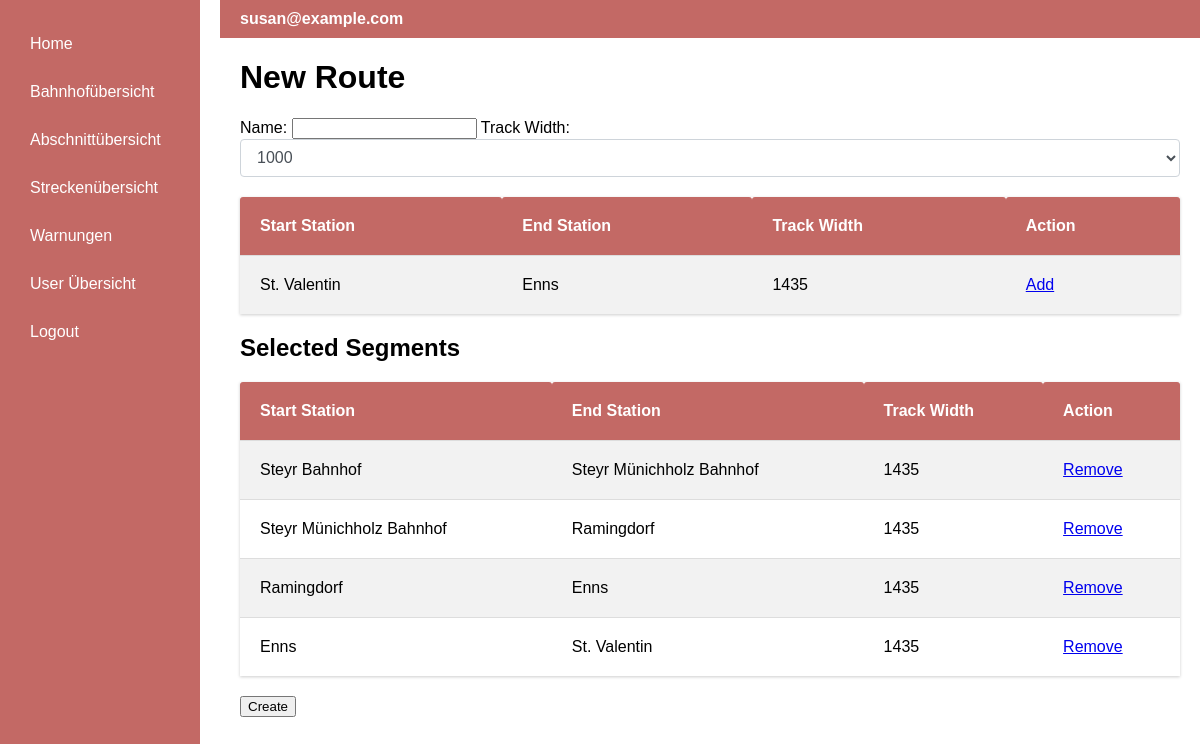
Screenshot of /routeEdit/1 (signed in) with the database file from the repository.
### app/models.py (models this page shows, shortened)
class User(UserMixin, db.Model):
    id: so.Mapped[int] = so.mapped_column(primary_key=True)
    username: so.Mapped[str] = so.mapped_column(sa.String(64), index=True,
                                                unique=True)
    email: so.Mapped[str] = so.mapped_column(sa.String(120), index=True,
                                             unique=True)
    password_hash: so.Mapped[Optional[str]] = so.mapped_column(sa.String(256))
    isAdmin = db.Column(db.Boolean, default=False)
    address_id = db.Column(db.Integer, db.ForeignKey('address.id', name='fk_user_address_id'))
    address = db.relationship('Address', backref='user', uselist=False)

class Segment(db.Model):
    id = db.Column(db.Integer, primary_key=True, autoincrement=True)
    startStation = db.Column(db.Integer, db.ForeignKey('station.id', name='fk_segment_start'))
    endStation = db.Column(db.Integer, db.ForeignKey('station.id', name='fk_segment_end'))
    trackWidth = db.Column(db.Integer)
    length = db.Column(db.Double)
    maxSpeed = db.Column(db.Integer)
    price = db.Column(db.Double)
    warnings = db.relationship("Warning")

class Station(db.Model):
    id = db.Column(db.Integer, primary_key=True, autoincrement=True)
    name = db.Column(db.String(140))
    address_id = db.Column(db.Integer, db.ForeignKey('address.id', name='fk_station_address_id'))
    address = db.relationship("Address")
    xcoord = db.Column(db.String(140))
    ycoord = db.Column(db.String(140))

### app/routes.py (the view, shortened to what this page needs)
@app.route('/routeEdit/<int:route_id>', methods=['GET', 'POST'])
@app.route('/routeEdit/<int:route_id>/<int:segment_id>', methods=['GET', 'POST'])
@login_required
def routeEdit(route_id, segment_id=None):
    StartStation = aliased(Station)
    EndStation = aliased(Station)
    if 'selected_segments' not in session:
        session['selected_segments'] = []
    remove = request.args.get('remove', default=False, type=bool)
    if (request.method == 'GET'):
        if segment_id:
            if remove:
                session['selected_segments'].remove(segment_id)
                session.modified = True
            else:
                segment = Segment.query.get(segment_id)
                if segment:
                    session['selected_segments'].append(segment_id)
                    session.modified = True
    if route_id and (segment_id is None):
        session['selected_segments'] = []
        route = Route.query.get(route_id)
        if route is None:
            flash('Route not found.')
            return redirect(url_for('routes_overview'))
        form = RouteForm(obj=route)
        form.trackWidth = route.trackWidth
        form.name = route.name
        route_segments = db.session.query(routesegments).filter(routesegments.c.route_id == route_id).all()
        for route_segment in route_segments:
            session['selected_segments'].append(route_segment.segment_id)
    if session['selected_segments']:
        last_added_segment = Segment.query.get(session['selected_segments'][-1])
        segments = db.session.query(
            Segment,
            StartStation.name.label('start_station_name'),
            EndStation.name.label('end_station_name')
        ).join(
            StartStation, Segment.startStation == StartStation.id
        ).join(
            EndStation, Segment.endStation == EndStation.id
        ).filter(
            Segment.startStation == last_added_segment.endStation,
            Segment.trackWidth == last_added_segment.trackWidth
        ).all()
    new_route = Route()
    form = RouteForm(obj=new_route)
    selected_segments = [db.session.query(
        Segment,
        StartStation.name.label('start_station_name'),
        EndStation.name.label('end_station_name')
    ).join(
        StartStation, Segment.startStation == StartStation.id
    ).join(
        EndStation, Segment.endStation == EndStation.id
    ).filter(
        Segment.id == id
    ).first() for id in session['selected_segments']]
    return render_template('route_edit.html', form=form, segments=segments, selected_segments=selected_segments, route_id=route_id)

### app/forms.py (shortened to what this page needs)
class RouteForm(FlaskForm):
    name = StringField('Route Name', validators=[DataRequired()])
    startStation = SelectField('Start Station', coerce=int, validators=[DataRequired()])
    endStation = SelectField('End Station', coerce=int, validators=[DataRequired()])
    trackWidth = SelectField('Track Width', choices=[('1000', '1000'), ('1435', '1435')], coerce=int)
    submit = SubmitField('Submit')
    def __init__(self, *args, **kwargs):
        super(RouteForm, self).__init__(*args, **kwargs)
        self.startStation.choices = [(station.id, station.name) for station in Station.query.all()]
        self.endStation.choices = [(station.id, station.name) for station in Station.query.all()]

### app/models.py (called while the page is built)
@login.user_loader
def load_user(id):
    return db.session.get(User, int(id))

### app/templates/route_edit.html (shortened to what this page needs)
{% extends "base.html" %}
{% block content %}
    <h1>New Route</h1>
    <form method="POST">
        <label for="name">Name:</label>
        <input type="text" id="name" name="name" required>
        <label for="trackWidth">Track Width:</label>
{{ form.trackWidth(class="form-control") }}
        <table class="table-station">
    <tr>
        <th>Start Station</th>
        <th>End Station</th>
        <th>Track Width</th>
        <th>Action</th>
    </tr>
    {% for segment, start_station_name, end_station_name in segments %}
        <tr>
            <td>{{ start_station_name }}</td>
            <td>{{ end_station_name }}</td>
            <td>{{ segment.trackWidth }}</td>
            <td><a href="{{ url_for('routeEdit',route_id=route_id, segment_id=segment.id) }}">Add</a></td>
        </tr>
    {% endfor %}
</table>
        <h2>Selected Segments</h2>
        <table class="table-station">
    <tr>
        <th>Start Station</th>
        <th>End Station</th>
        <th>Track Width</th>
        <th>Action</th>
    </tr>
    {% for segment, start_station_name, end_station_name in selected_segments %}
        <tr>
            <td>{{ start_station_name }}</td>
            <td>{{ end_station_name }}</td>
            <td>{{ segment.trackWidth }}</td>
            <td><a href="{{ url_for('routeEdit',route_id=route_id, segment_id=segment.id, remove=True) }}">Remove</a></td>
        </tr>
    {% endfor %}
</table>
        <input type="submit" value="Create">
    </form>
{% endblock %}

### app/templates/base.html (shortened to what this page needs)
<!DOCTYPE html>
<html lang="en">
<head>
</head>
<body>
<div class="container">
    <div class="sidebar">
        <a href="{{ url_for('index') }}">Home</a>
        {% if current_user.is_anonymous %}
            <a href="{{ url_for('login') }}">Login</a>
        {% else %}
            <a href="{{ url_for('trainstation') }}">Bahnhofübersicht</a>
            <a href="{{ url_for('segments') }}">Abschnittübersicht</a>
            <a href="{{ url_for('routes_overview') }}">Streckenübersicht</a>
            <a href="{{ url_for('warnings') }}">Warnungen</a>
            {% if current_user.is_authenticated and current_user.isAdmin %}
                <a href="{{ url_for('user') }}">User Übersicht</a>
            {% endif %}
            <a href="{{ url_for('logout') }}">Logout</a>
        {% endif %}
    </div>
    <div class="content">
        <div class="topbar">
            <span class="email">{{ current_user.email if not current_user.is_anonymous else 'Guest' }}</span>
        </div>
        {% block content %}{% endblock %}
    </div>
</div>
</body>
</html>

### app/templates/base.html (style rules this page uses)
body, html { margin: 0; padding: 0; font-family: Arial, sans-serif; width: 100%; height: 100%; overflow-x: hidden; overflow-y: auto; }
.container { display: flex; height: 100vh; width: 100%; }
.sidebar { background-color: rgb(195, 105, 101); color: white; width: 200px; padding: 20px; display: flex; flex-direction: column; box-sizing: border-box; }
.sidebar a { text-decoration: none; color: white; padding: 10px; margin: 5px 0; display: block; }
.content { flex-grow: 1; padding: 0 20px 20px 40px; overflow: auto }
.topbar { background-color: rgb(195, 105, 101); color: white; padding: 10px 20px; display: flex; align-items: center; justify-content: space-between; width: calc(100% + 40px); margin: 0 -20px 0 -20px; box-sizing: border-box; }
.email { font-weight: bold; padding-right: 20px; }
.table-station { overflow-y: hidden; width: 100%; border-collapse: separate; border-spacing: 0; margin: 20px 0; box-shadow: 0 1px 3px rgba(0, 0, 0, 0.2); }
.table-station th, .table-station td { padding: 20px; text-align: left; border-bottom: 1px solid #ddd; }
.table-station th { background-color: rgb(195, 105, 101); color: white; border-radius: 3px 3px 0 0; }
.table-station tr:last-child td { border-bottom: none; }
.table-station tr:nth-child(even) { background-color: #f2f2f2; }
.form-control { display: block; width: 100%; height: calc(1.5em + .75rem + 2px); padding: .375rem .75rem; font-size: 1rem; font-weight: 400; line-height: 1.5; color: #495057; background-color: #fff; background-clip: padding-box; border: 1px solid #ced4da; border-radius: .25rem; transition: border-color .15s ease-in-out, box-shadow .15s ease-in-out; }

### rows the page displays
User: email "susan@example.com"
Segment: name "St. Valentin", name "Enns", trackWidth "1435"
Segment: name "Steyr Bahnhof", name "Steyr Münichholz Bahnhof", trackWidth "1435"
Segment: name "Steyr Münichholz Bahnhof", name "Ramingdorf", trackWidth "1435"
Segment: name "Ramingdorf", name "Enns", trackWidth "1435"
Segment: name "Enns", name "St. Valentin", trackWidth "1435"
